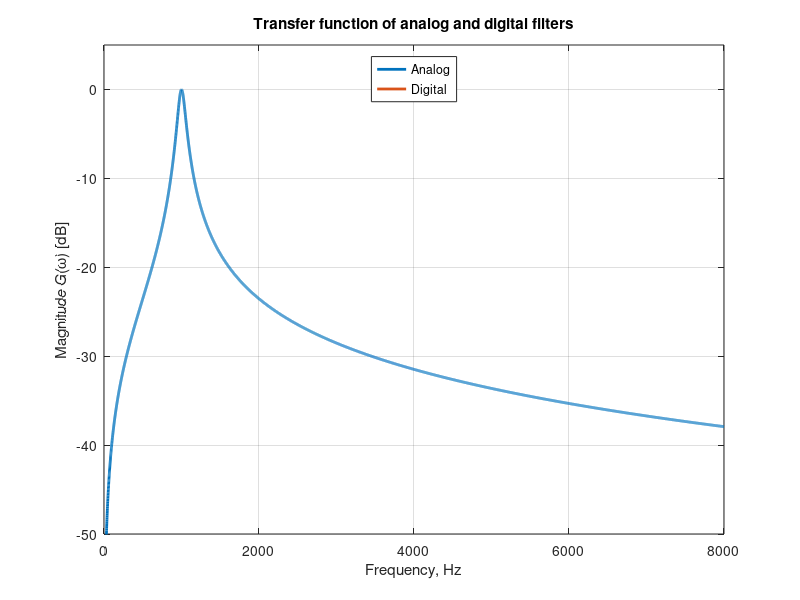
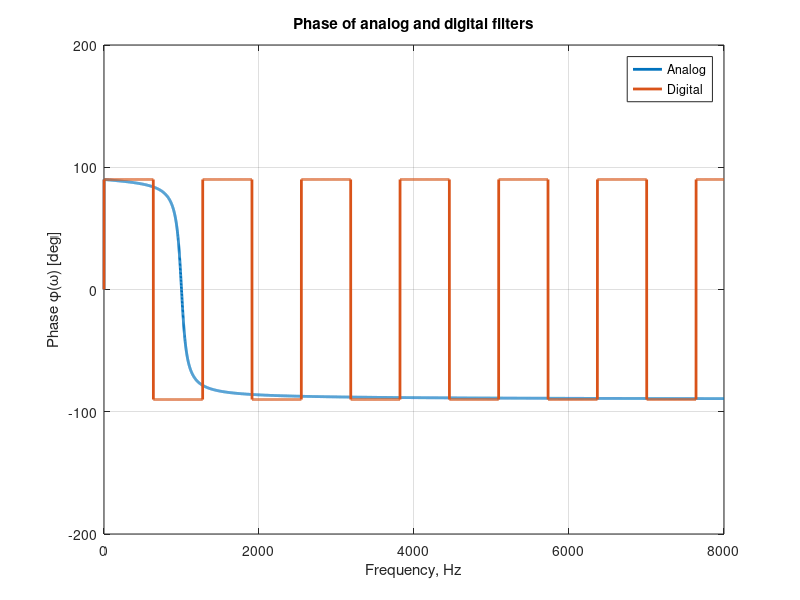

These charts were generated, in order, by the following MATLAB code:
clear all; close all; clc;

% Especificações
f0 = 1000;      % Hz
Q  = 10;
fs = 8000;      % Hz
T  = 1/fs;
w0 = 2*pi*f0;

% Filtro analógico
b_a = [w0/Q 0];
a_a = [1 w0/Q w0^2];

% Transformação bilinear
[b_d, a_d] = bilinear(b_a, a_a, fs);

% Resposta em frequência
f = 0:1:8000;
w_analog = 2*pi*f;

Ta = freqs(b_a, a_a, w_analog);
[Td, w_dig] = freqz(b_d, a_d, 4096, fs);

% Para comparar no mesmo gráfico, usa-se a mesma grelha de frequências
Td2 = freqz(b_d, a_d, w_analog/fs*2*pi);  % resposta digital para ω

Ga = 20*log10(abs(Ta));
Gd = 20*log10(abs(Td2));

phia = angle(Ta)*180/pi;
phid = angle(Td2)*180/pi;

figure(1)
plot(f, Ga, 'linewidth', 2); hold on;
plot(f, Gd, 'linewidth', 2); grid on;
xlabel('Frequency, Hz')
ylabel('Magnitude G(\omega) [dB]')
title('Transfer function of analog and digital filters')
legend('Analog','Digital','location','north')
axis([0 8000 -50 5])

figure(2)
plot(f, phia, 'linewidth', 2); hold on;
plot(f, phid, 'linewidth', 2); grid on;
xlabel('Frequency, Hz')
ylabel('Phase \phi(\omega) [deg]')
title('Phase of analog and digital filters')
legend('Analog','Digital','location','best')
axis([0 8000 -200 200])
